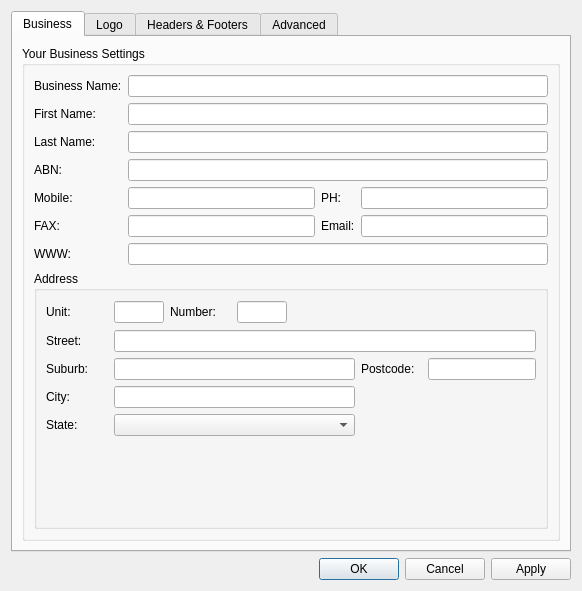
<?xml version="1.0" encoding="UTF-8"?>
<ui version="4.0">
 <class>SettingsDialog</class>
 <widget class="QDialog" name="SettingsDialog">
  <property name="geometry">
   <rect>
    <x>0</x>
    <y>0</y>
    <width>582</width>
    <height>591</height>
   </rect>
  </property>
  <property name="windowTitle">
   <string>Dialog</string>
  </property>
  <property name="windowIcon">
   <iconset resource="../Resources/TradieTrakka.qrc">
    <normaloff>:/Settings</normaloff>:/Settings</iconset>
  </property>
  <layout class="QVBoxLayout" name="verticalLayout">
   <item>
    <widget class="QTabWidget" name="settingsTabBox">
     <property name="currentIndex">
      <number>0</number>
     </property>
     <widget class="QWidget" name="businessTab">
      <attribute name="title">
       <string>Business</string>
      </attribute>
      <layout class="QGridLayout" name="gridLayout_2">
       <item row="0" column="0">
        <widget class="QGroupBox" name="businessGroup">
         <property name="title">
          <string>Your Business Settings</string>
         </property>
         <layout class="QGridLayout" name="gridLayout">
          <item row="0" column="0">
           <widget class="QLabel" name="businessNameLabel">
            <property name="text">
             <string>Business Name:</string>
            </property>
           </widget>
          </item>
          <item row="0" column="1" colspan="3">
           <widget class="QLineEdit" name="businessNameEdit"/>
          </item>
          <item row="4" column="0">
           <widget class="QLabel" name="mobileLabel">
            <property name="text">
             <string>Mobile:</string>
            </property>
           </widget>
          </item>
          <item row="4" column="1">
           <widget class="QLineEdit" name="mobileEdit"/>
          </item>
          <item row="4" column="2">
           <widget class="QLabel" name="phoneLabel">
            <property name="text">
             <string>PH:</string>
            </property>
           </widget>
          </item>
          <item row="4" column="3">
           <widget class="QLineEdit" name="phoneEdit"/>
          </item>
          <item row="5" column="0">
           <widget class="QLabel" name="faxLabel">
            <property name="text">
             <string>FAX:</string>
            </property>
           </widget>
          </item>
          <item row="5" column="1">
           <widget class="QLineEdit" name="faxEdit"/>
          </item>
          <item row="5" column="2">
           <widget class="QLabel" name="emailLabel">
            <property name="text">
             <string>Email:</string>
            </property>
           </widget>
          </item>
          <item row="5" column="3">
           <widget class="QLineEdit" name="emailEdit"/>
          </item>
          <item row="6" column="0">
           <widget class="QLabel" name="wwwLabel">
            <property name="text">
             <string>WWW:</string>
            </property>
           </widget>
          </item>
          <item row="6" column="1" colspan="3">
           <widget class="QLineEdit" name="wwwEdit"/>
          </item>
          <item row="7" column="0" colspan="4">
           <widget class="QGroupBox" name="addressGroup">
            <property name="title">
             <string>Address</string>
            </property>
            <layout class="QGridLayout" name="gridLayout_3">
             <item row="0" column="0">
              <widget class="QLabel" name="unitLabel">
               <property name="text">
                <string>Unit:</string>
               </property>
              </widget>
             </item>
             <item row="0" column="1">
              <widget class="QLineEdit" name="unitEdit">
               <property name="sizePolicy">
                <sizepolicy hsizetype="Fixed" vsizetype="Fixed">
                 <horstretch>0</horstretch>
                 <verstretch>0</verstretch>
                </sizepolicy>
               </property>
               <property name="minimumSize">
                <size>
                 <width>50</width>
                 <height>0</height>
                </size>
               </property>
               <property name="maximumSize">
                <size>
                 <width>50</width>
                 <height>16777215</height>
                </size>
               </property>
              </widget>
             </item>
             <item row="0" column="2">
              <widget class="QLabel" name="houseNumberLabel">
               <property name="text">
                <string>Number:</string>
               </property>
              </widget>
             </item>
             <item row="0" column="3">
              <widget class="QLineEdit" name="houseNumberEdit">
               <property name="sizePolicy">
                <sizepolicy hsizetype="Fixed" vsizetype="Fixed">
                 <horstretch>0</horstretch>
                 <verstretch>0</verstretch>
                </sizepolicy>
               </property>
               <property name="minimumSize">
                <size>
                 <width>50</width>
                 <height>0</height>
                </size>
               </property>
               <property name="maximumSize">
                <size>
                 <width>50</width>
                 <height>16777215</height>
                </size>
               </property>
              </widget>
             </item>
             <item row="0" column="4" colspan="3">
              <spacer name="horizontalSpacer">
               <property name="orientation">
                <enum>Qt::Horizontal</enum>
               </property>
               <property name="sizeHint" stdset="0">
                <size>
                 <width>241</width>
                 <height>24</height>
                </size>
               </property>
              </spacer>
             </item>
             <item row="1" column="1" colspan="6">
              <widget class="QLineEdit" name="streetEdit"/>
             </item>
             <item row="1" column="0">
              <widget class="QLabel" name="streetNameLabel">
               <property name="text">
                <string>Street:</string>
               </property>
              </widget>
             </item>
             <item row="2" column="0">
              <widget class="QLabel" name="suburbLabel">
               <property name="text">
                <string>Suburb:</string>
               </property>
              </widget>
             </item>
             <item row="2" column="1" colspan="4">
              <widget class="QLineEdit" name="suburbEdit"/>
             </item>
             <item row="2" column="5">
              <widget class="QLabel" name="potcodeLabel">
               <property name="text">
                <string>Postcode:</string>
               </property>
              </widget>
             </item>
             <item row="2" column="6">
              <widget class="QLineEdit" name="postcodeEdit">
               <property name="sizePolicy">
                <sizepolicy hsizetype="Fixed" vsizetype="Fixed">
                 <horstretch>0</horstretch>
                 <verstretch>0</verstretch>
                </sizepolicy>
               </property>
              </widget>
             </item>
             <item row="3" column="0">
              <widget class="QLabel" name="cityLabel">
               <property name="text">
                <string>City:</string>
               </property>
              </widget>
             </item>
             <item row="3" column="1" colspan="4">
              <widget class="QLineEdit" name="cityEdit"/>
             </item>
             <item row="4" column="0">
              <widget class="QLabel" name="stateLabel">
               <property name="text">
                <string>State:</string>
               </property>
              </widget>
             </item>
             <item row="4" column="1" colspan="4">
              <widget class="QComboBox" name="stateCombo"/>
             </item>
             <item row="5" column="1">
              <spacer name="verticalSpacer_2">
               <property name="orientation">
                <enum>Qt::Vertical</enum>
               </property>
               <property name="sizeHint" stdset="0">
                <size>
                 <width>20</width>
                 <height>40</height>
                </size>
               </property>
              </spacer>
             </item>
            </layout>
           </widget>
          </item>
          <item row="1" column="0">
           <widget class="QLabel" name="fNameLabel">
            <property name="text">
             <string>First Name:</string>
            </property>
           </widget>
          </item>
          <item row="1" column="1" colspan="3">
           <widget class="QLineEdit" name="fNameEdit"/>
          </item>
          <item row="2" column="1" colspan="3">
           <widget class="QLineEdit" name="lNameEdit"/>
          </item>
          <item row="2" column="0">
           <widget class="QLabel" name="lNameLabel">
            <property name="text">
             <string>Last Name:</string>
            </property>
           </widget>
          </item>
          <item row="3" column="1" colspan="3">
           <widget class="QLineEdit" name="abnEdit"/>
          </item>
          <item row="3" column="0">
           <widget class="QLabel" name="abnLabel">
            <property name="text">
             <string>ABN:</string>
            </property>
           </widget>
          </item>
         </layout>
        </widget>
       </item>
      </layout>
     </widget>
     <widget class="QWidget" name="logoTab">
      <attribute name="title">
       <string>Logo</string>
      </attribute>
      <layout class="QVBoxLayout" name="verticalLayout_3">
       <item>
        <widget class="QGroupBox" name="businessLogoGroup">
         <property name="sizePolicy">
          <sizepolicy hsizetype="MinimumExpanding" vsizetype="MinimumExpanding">
           <horstretch>0</horstretch>
           <verstretch>0</verstretch>
          </sizepolicy>
         </property>
         <property name="title">
          <string>Business Logo</string>
         </property>
         <layout class="QGridLayout" name="gridLayout_5">
          <item row="0" column="0">
           <widget class="QPushButton" name="browseButton">
            <property name="sizePolicy">
             <sizepolicy hsizetype="Fixed" vsizetype="Fixed">
              <horstretch>0</horstretch>
              <verstretch>0</verstretch>
             </sizepolicy>
            </property>
            <property name="text">
             <string>Browse</string>
            </property>
           </widget>
          </item>
          <item row="0" column="1" rowspan="3">
           <widget class="QLabel" name="logoLabel">
            <property name="sizePolicy">
             <sizepolicy hsizetype="Preferred" vsizetype="Fixed">
              <horstretch>0</horstretch>
              <verstretch>0</verstretch>
             </sizepolicy>
            </property>
            <property name="minimumSize">
             <size>
              <width>200</width>
              <height>200</height>
             </size>
            </property>
            <property name="maximumSize">
             <size>
              <width>16777215</width>
              <height>200</height>
             </size>
            </property>
            <property name="frameShape">
             <enum>QFrame::StyledPanel</enum>
            </property>
            <property name="text">
             <string/>
            </property>
           </widget>
          </item>
          <item row="0" column="2">
           <spacer name="horizontalSpacer_2">
            <property name="orientation">
             <enum>Qt::Horizontal</enum>
            </property>
            <property name="sizeHint" stdset="0">
             <size>
              <width>40</width>
              <height>20</height>
             </size>
            </property>
           </spacer>
          </item>
          <item row="1" column="0">
           <widget class="QPushButton" name="clearButton">
            <property name="sizePolicy">
             <sizepolicy hsizetype="Fixed" vsizetype="Fixed">
              <horstretch>0</horstretch>
              <verstretch>0</verstretch>
             </sizepolicy>
            </property>
            <property name="text">
             <string>Clear</string>
            </property>
           </widget>
          </item>
          <item row="2" column="0">
           <spacer name="verticalSpacer_3">
            <property name="orientation">
             <enum>Qt::Vertical</enum>
            </property>
            <property name="sizeType">
             <enum>QSizePolicy::Minimum</enum>
            </property>
            <property name="sizeHint" stdset="0">
             <size>
              <width>82</width>
              <height>131</height>
             </size>
            </property>
           </spacer>
          </item>
         </layout>
        </widget>
       </item>
       <item>
        <spacer name="verticalSpacer_4">
         <property name="orientation">
          <enum>Qt::Vertical</enum>
         </property>
         <property name="sizeHint" stdset="0">
          <size>
           <width>20</width>
           <height>238</height>
          </size>
         </property>
        </spacer>
       </item>
      </layout>
     </widget>
     <widget class="QWidget" name="tab">
      <attribute name="title">
       <string>Headers &amp;&amp; Footers</string>
      </attribute>
      <layout class="QVBoxLayout" name="verticalLayout_4">
       <item>
        <widget class="QGroupBox" name="quoteHeaderGroup">
         <property name="title">
          <string>Quote Header Text</string>
         </property>
         <layout class="QGridLayout" name="gridLayout_8">
          <item row="0" column="0">
           <widget class="QPlainTextEdit" name="quoteHeaderEdit"/>
          </item>
         </layout>
        </widget>
       </item>
       <item>
        <widget class="QGroupBox" name="quoteFooterGroup">
         <property name="title">
          <string>Quote Footer Text</string>
         </property>
         <layout class="QGridLayout" name="gridLayout_6">
          <item row="0" column="0">
           <widget class="QPlainTextEdit" name="quoteFooterEdit"/>
          </item>
         </layout>
        </widget>
       </item>
       <item>
        <widget class="QGroupBox" name="invoiceHeaderGroup">
         <property name="title">
          <string>Invoice Header Text</string>
         </property>
         <layout class="QGridLayout" name="gridLayout_9">
          <item row="0" column="0">
           <widget class="QPlainTextEdit" name="invoiceHeaderEdit"/>
          </item>
         </layout>
        </widget>
       </item>
       <item>
        <widget class="QGroupBox" name="invoiceFooterGroup">
         <property name="title">
          <string>Invoice Footer Text</string>
         </property>
         <layout class="QGridLayout" name="gridLayout_7">
          <item row="0" column="0">
           <widget class="QPlainTextEdit" name="invoiceFooterEdit"/>
          </item>
         </layout>
        </widget>
       </item>
      </layout>
     </widget>
     <widget class="QWidget" name="advancedTab">
      <attribute name="title">
       <string>Advanced</string>
      </attribute>
      <layout class="QVBoxLayout" name="verticalLayout_2">
       <item>
        <widget class="QGroupBox" name="databaseGroup">
         <property name="title">
          <string>Database</string>
         </property>
         <property name="checkable">
          <bool>true</bool>
         </property>
         <property name="checked">
          <bool>false</bool>
         </property>
         <layout class="QGridLayout" name="gridLayout_4">
          <item row="0" column="0">
           <widget class="QLabel" name="dbNameLabel">
            <property name="text">
             <string>TradieTrakka Database: </string>
            </property>
           </widget>
          </item>
          <item row="1" column="0">
           <widget class="QLineEdit" name="dbNameEdit">
            <property name="readOnly">
             <bool>true</bool>
            </property>
           </widget>
          </item>
          <item row="1" column="1">
           <widget class="QPushButton" name="changeDBButton">
            <property name="text">
             <string>Change</string>
            </property>
           </widget>
          </item>
         </layout>
        </widget>
       </item>
       <item>
        <spacer name="verticalSpacer">
         <property name="orientation">
          <enum>Qt::Vertical</enum>
         </property>
         <property name="sizeHint" stdset="0">
          <size>
           <width>20</width>
           <height>250</height>
          </size>
         </property>
        </spacer>
       </item>
      </layout>
     </widget>
    </widget>
   </item>
   <item>
    <widget class="QDialogButtonBox" name="buttonBox">
     <property name="orientation">
      <enum>Qt::Horizontal</enum>
     </property>
     <property name="standardButtons">
      <set>QDialogButtonBox::Apply|QDialogButtonBox::Cancel|QDialogButtonBox::Ok</set>
     </property>
    </widget>
   </item>
  </layout>
 </widget>
 <tabstops>
  <tabstop>businessNameEdit</tabstop>
  <tabstop>fNameEdit</tabstop>
  <tabstop>lNameEdit</tabstop>
  <tabstop>abnEdit</tabstop>
  <tabstop>mobileEdit</tabstop>
  <tabstop>phoneEdit</tabstop>
  <tabstop>faxEdit</tabstop>
  <tabstop>emailEdit</tabstop>
  <tabstop>wwwEdit</tabstop>
  <tabstop>unitEdit</tabstop>
  <tabstop>houseNumberEdit</tabstop>
  <tabstop>streetEdit</tabstop>
  <tabstop>suburbEdit</tabstop>
  <tabstop>postcodeEdit</tabstop>
  <tabstop>cityEdit</tabstop>
  <tabstop>stateCombo</tabstop>
  <tabstop>buttonBox</tabstop>
  <tabstop>settingsTabBox</tabstop>
  <tabstop>browseButton</tabstop>
  <tabstop>clearButton</tabstop>
  <tabstop>databaseGroup</tabstop>
  <tabstop>dbNameEdit</tabstop>
  <tabstop>changeDBButton</tabstop>
 </tabstops>
 <resources>
  <include location="../Resources/TradieTrakka.qrc"/>
 </resources>
 <connections>
  <connection>
   <sender>buttonBox</sender>
   <signal>accepted()</signal>
   <receiver>SettingsDialog</receiver>
   <slot>accept()</slot>
   <hints>
    <hint type="sourcelabel">
     <x>248</x>
     <y>254</y>
    </hint>
    <hint type="destinationlabel">
     <x>157</x>
     <y>274</y>
    </hint>
   </hints>
  </connection>
  <connection>
   <sender>buttonBox</sender>
   <signal>rejected()</signal>
   <receiver>SettingsDialog</receiver>
   <slot>reject()</slot>
   <hints>
    <hint type="sourcelabel">
     <x>316</x>
     <y>260</y>
    </hint>
    <hint type="destinationlabel">
     <x>286</x>
     <y>274</y>
    </hint>
   </hints>
  </connection>
 </connections>
</ui>
